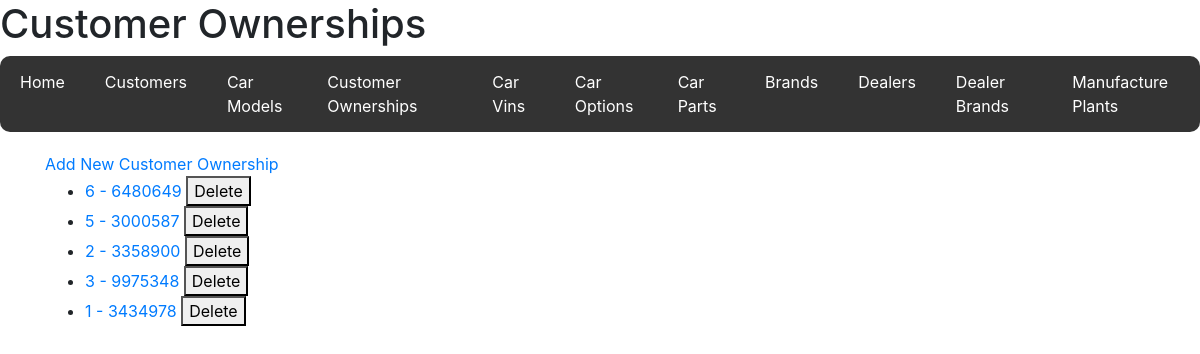
/customer_ownerships, run on the app's committed database.
### code/models.py (models this page shows)
class CustomerOwnership(db.Model):
    __tablename__ = "Customer_Ownership"
    customer_id = db.Column(
        db.Integer, db.ForeignKey("Customers.customer_id"), primary_key=True
    )
    vin = db.Column(db.Integer, db.ForeignKey("Car_Vins.vin"), primary_key=True)
    purchase_date = db.Column(db.Date)
    purchase_price = db.Column(db.Integer)
    warranty_expire_date = db.Column(db.Date)
    dealer_id = db.Column(db.Integer, db.ForeignKey("Dealers.dealer_id"))
    customer = db.relationship("Customer", back_populates="ownerships")
    car_vin = db.relationship("CarVin", back_populates="ownership")
    dealer = db.relationship("Dealer", back_populates="ownerships")

### code/routes/customer_ownerships.py (the view, shortened to what this page needs)
@ownerships_bp.route("/customer_ownerships", methods=["GET", "POST"])
def customer_ownerships():
    ownerships = CustomerOwnership.query.all()
    return render_template("customer_ownerships.html", ownerships=ownerships)

### code/templates/customer_ownerships.html
{% extends 'base.html' %} {% block title %}Customer Ownerships{% endblock %} {%
block header %}
<h1>Customer Ownerships</h1>
{% endblock %} {% block content %}
<a href="{{ url_for('ownerships.new_customer_ownership') }}"
  >Add New Customer Ownership</a
>
<ul>
  {% for ownership in ownerships %}
  <li>
    <a
      href="{{ url_for('ownerships.view_customer_ownership', customer_id=ownership.customer_id, vin=ownership.vin) }}"
    >
      {{ ownership.customer_id }} - {{ ownership.vin }}
    </a>
    <form
      action="{{ url_for('ownerships.delete_customer_ownership', customer_id=ownership.customer_id, vin=ownership.vin) }}"
      method="POST"
      style="display: inline"
    >
      <button type="submit">Delete</button>
    </form>
  </li>
  {% endfor %}
</ul>
{% endblock %}

### data on the page
CustomerOwnership: customer_id "6", vin "6480649"
CustomerOwnership: customer_id "5", vin "3000587"
CustomerOwnership: customer_id "2", vin "3358900"
CustomerOwnership: customer_id "3", vin "9975348"
CustomerOwnership: customer_id "1", vin "3434978"
